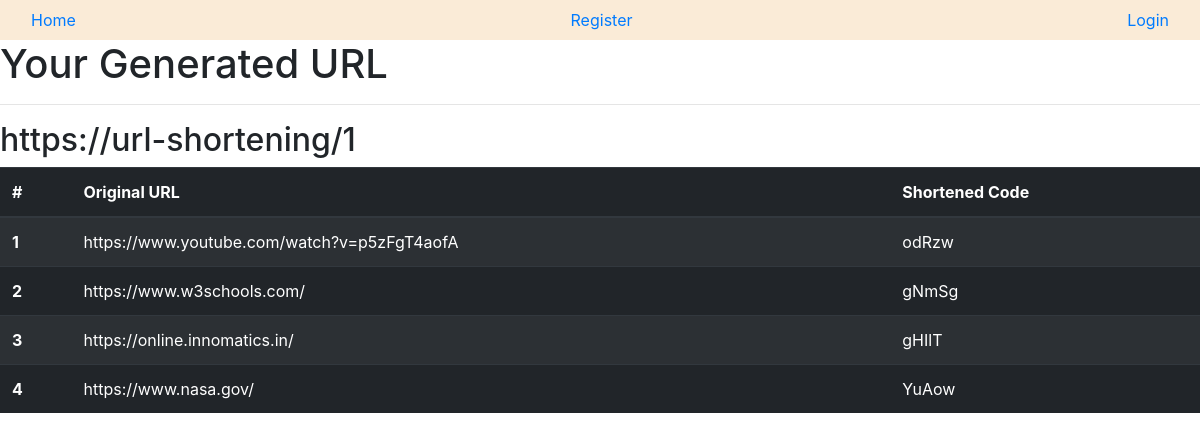
Page /url/1 on the committed database.
### app.py (models this page shows, shortened)
class Urls(db.Model):
    id_ = db.Column("id_", db.Integer, primary_key=True)
    shortUrl = db.Column("shortUrl", db.String(5))
    longUrl = db.Column("longUrl", db.String())
    print(shortUrl)
    print(longUrl)

### app.py (the view)
@app.route('/url/<url>')
def displayUrl(url):
    print(url)
    return render_template('urlDisplay.html', generatedUrl = url,  urls=Urls.query.all())

### templates/urlDisplay.html (shortened to what this page needs)
{% extends "layout.html" %}
{% block content %}
    <h1>Your Generated URL</h1>
    <hr/>
    <h2>https://url-shortening/{{generatedUrl}}</h2>
    <div class="maintable">
    <table id="dtVerticalScrollExample" cellspacing="0"
        width="100%" class="table table-striped table-dark">
    <thead>
        <tr>
        <th scope="col">#</th>
        <th scope="col">Original URL</th>
        <th scope="col">Shortened Code</th>
        </tr>
    </thead>
    <tbody>
        {% for url in urls %}
            <tr>
                <th scope="row">{{url.id_}}</th>
                <td>{{url.longUrl}}</td>
                <td>{{url.shortUrl}}</td>
            </tr>
        {% endfor %}
    </tbody>
    </table>
    </div>
{% endblock %}

### templates/layout.html (shortened to what this page needs)
<!DOCTYPE html>
<html lang="en">
<head>
    <link rel="stylesheet" href="https://cdn.jsdelivr.net/npm/bootstrap@4.0.0/dist/css/bootstrap.min.css">
    <link href="https://maxcdn.bootstrapcdn.com/font-awesome/4.3.0/css/font-awesome.min.css" rel="stylesheet">
</head>
<body>
    <nav class="navbar navbar-expand-sm bg-rgb(74, 25, 83) navbar-rgb(74, 25, 83)"  style="background-color:antiquewhite">
        <div class="container-fluid" >
        <a href="{{ url_for("home") }}">Home</a>
        {% if current_user.is_authenticated %}
        <a href="{{ url_for("logout") }}">Logout</a>
        {% else %}
        <a href="{{ url_for("register") }}">Register</a>
        <a href="{{ url_for("login") }}">Login</a>
        {% endif %}
        </div>
    </nav>
    {% block content %}
    {% endblock %}
</body>
</html>

### rows in the picture
Urls: id_ "1", longUrl "https://www.youtube.com/watch?v=p5zFgT4aofA", shortUrl "odRzw"
Urls: id_ "2", longUrl "https://www.w3schools.com/", shortUrl "gNmSg"
Urls: id_ "3", longUrl "https://online.innomatics.in/", shortUrl "gHIlT"
Urls: id_ "4", longUrl "https://www.nasa.gov/", shortUrl "YuAow"

### other values in the picture
{{ generatedUrl }} "1"
